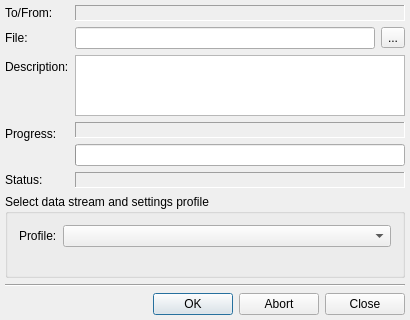
<?xml version="1.0" encoding="UTF-8"?>
<ui version="4.0">
 <class>StreamDialogClass</class>
 <widget class="QDialog" name="StreamDialogClass">
  <property name="geometry">
   <rect>
    <x>0</x>
    <y>0</y>
    <width>410</width>
    <height>320</height>
   </rect>
  </property>
  <layout class="QVBoxLayout" name="verticalLayout_2">
   <property name="margin">
    <number>5</number>
   </property>
   <item>
    <layout class="QFormLayout" name="formLayout">
     <item row="0" column="0">
      <widget class="QLabel" name="lblContactLabel">
       <property name="text">
        <string>To/From:</string>
       </property>
       <property name="textFormat">
        <enum>Qt::PlainText</enum>
       </property>
      </widget>
     </item>
     <item row="0" column="1">
      <widget class="QLabel" name="lblContact">
       <property name="sizePolicy">
        <sizepolicy hsizetype="Ignored" vsizetype="Preferred">
         <horstretch>0</horstretch>
         <verstretch>0</verstretch>
        </sizepolicy>
       </property>
       <property name="frameShape">
        <enum>QFrame::Panel</enum>
       </property>
       <property name="frameShadow">
        <enum>QFrame::Sunken</enum>
       </property>
       <property name="textFormat">
        <enum>Qt::RichText</enum>
       </property>
      </widget>
     </item>
     <item row="1" column="0">
      <widget class="QLabel" name="lblFileLabel">
       <property name="text">
        <string>File:</string>
       </property>
       <property name="textFormat">
        <enum>Qt::PlainText</enum>
       </property>
       <property name="buddy">
        <cstring>lneFile</cstring>
       </property>
      </widget>
     </item>
     <item row="1" column="1">
      <layout class="QHBoxLayout" name="horizontalLayout">
       <item>
        <widget class="QLineEdit" name="lneFile"/>
       </item>
       <item>
        <widget class="QToolButton" name="tlbFile">
         <property name="text">
          <string>...</string>
         </property>
        </widget>
       </item>
      </layout>
     </item>
     <item row="2" column="0">
      <widget class="QLabel" name="lblDescriptionLabel">
       <property name="text">
        <string>Description:</string>
       </property>
       <property name="textFormat">
        <enum>Qt::PlainText</enum>
       </property>
       <property name="buddy">
        <cstring>pteDescription</cstring>
       </property>
      </widget>
     </item>
     <item row="3" column="0">
      <widget class="QLabel" name="lblProgressLabel">
       <property name="text">
        <string>Progress:</string>
       </property>
       <property name="textFormat">
        <enum>Qt::PlainText</enum>
       </property>
      </widget>
     </item>
     <item row="3" column="1">
      <layout class="QVBoxLayout" name="verticalLayout">
       <item>
        <widget class="QLabel" name="lblProgress">
         <property name="sizePolicy">
          <sizepolicy hsizetype="Expanding" vsizetype="Preferred">
           <horstretch>0</horstretch>
           <verstretch>0</verstretch>
          </sizepolicy>
         </property>
         <property name="frameShape">
          <enum>QFrame::Panel</enum>
         </property>
         <property name="frameShadow">
          <enum>QFrame::Sunken</enum>
         </property>
         <property name="textFormat">
          <enum>Qt::PlainText</enum>
         </property>
        </widget>
       </item>
       <item>
        <widget class="QProgressBar" name="pgbPrgress"/>
       </item>
      </layout>
     </item>
     <item row="4" column="0">
      <widget class="QLabel" name="lblStatusLabel">
       <property name="text">
        <string>Status:</string>
       </property>
       <property name="textFormat">
        <enum>Qt::PlainText</enum>
       </property>
      </widget>
     </item>
     <item row="4" column="1">
      <widget class="QLabel" name="lblStatus">
       <property name="sizePolicy">
        <sizepolicy hsizetype="Expanding" vsizetype="Preferred">
         <horstretch>0</horstretch>
         <verstretch>0</verstretch>
        </sizepolicy>
       </property>
       <property name="frameShape">
        <enum>QFrame::Panel</enum>
       </property>
       <property name="frameShadow">
        <enum>QFrame::Sunken</enum>
       </property>
       <property name="textFormat">
        <enum>Qt::PlainText</enum>
       </property>
      </widget>
     </item>
     <item row="2" column="1">
      <widget class="QTextEdit" name="pteDescription">
       <property name="sizePolicy">
        <sizepolicy hsizetype="Expanding" vsizetype="Maximum">
         <horstretch>0</horstretch>
         <verstretch>0</verstretch>
        </sizepolicy>
       </property>
       <property name="maximumSize">
        <size>
         <width>16777215</width>
         <height>61</height>
        </size>
       </property>
      </widget>
     </item>
    </layout>
   </item>
   <item>
    <widget class="QGroupBox" name="grbMethods">
     <property name="title">
      <string>Select data stream and settings profile</string>
     </property>
     <layout class="QVBoxLayout" name="verticalLayout_3">
      <item>
       <layout class="QHBoxLayout" name="horizontalLayout_2">
        <item>
         <widget class="QLabel" name="lblMethodSettings">
          <property name="text">
           <string>Profile:</string>
          </property>
          <property name="textFormat">
           <enum>Qt::PlainText</enum>
          </property>
         </widget>
        </item>
        <item>
         <widget class="QComboBox" name="cmbSettingsProfile">
          <property name="sizePolicy">
           <sizepolicy hsizetype="Expanding" vsizetype="Fixed">
            <horstretch>0</horstretch>
            <verstretch>0</verstretch>
           </sizepolicy>
          </property>
         </widget>
        </item>
       </layout>
      </item>
      <item>
       <widget class="QWidget" name="wdtMethods" native="true"/>
      </item>
     </layout>
    </widget>
   </item>
   <item>
    <widget class="Line" name="line">
     <property name="orientation">
      <enum>Qt::Horizontal</enum>
     </property>
    </widget>
   </item>
   <item>
    <widget class="QDialogButtonBox" name="bbxButtons">
     <property name="standardButtons">
      <set>QDialogButtonBox::Abort|QDialogButtonBox::Close|QDialogButtonBox::Ok</set>
     </property>
    </widget>
   </item>
  </layout>
 </widget>
 <layoutdefault spacing="6" margin="11"/>
 <tabstops>
  <tabstop>lneFile</tabstop>
  <tabstop>tlbFile</tabstop>
  <tabstop>pteDescription</tabstop>
  <tabstop>bbxButtons</tabstop>
 </tabstops>
 <resources/>
 <connections/>
</ui>
